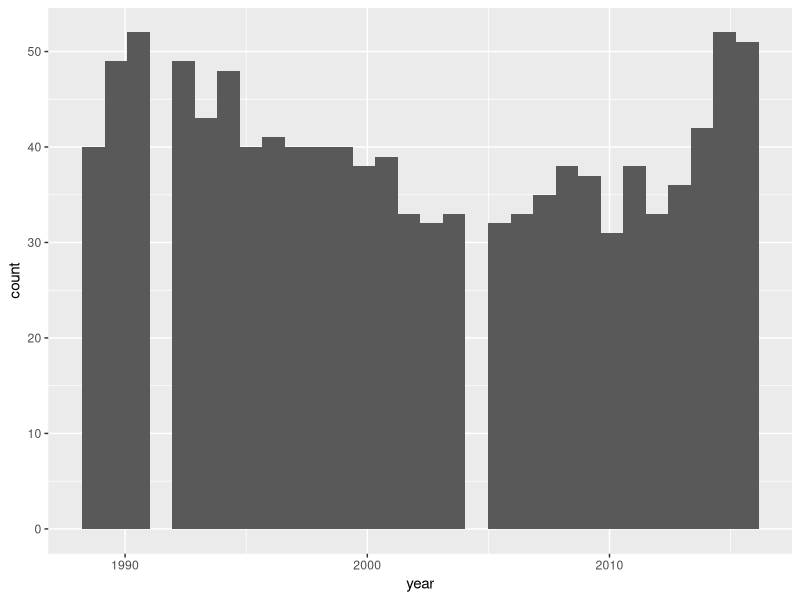
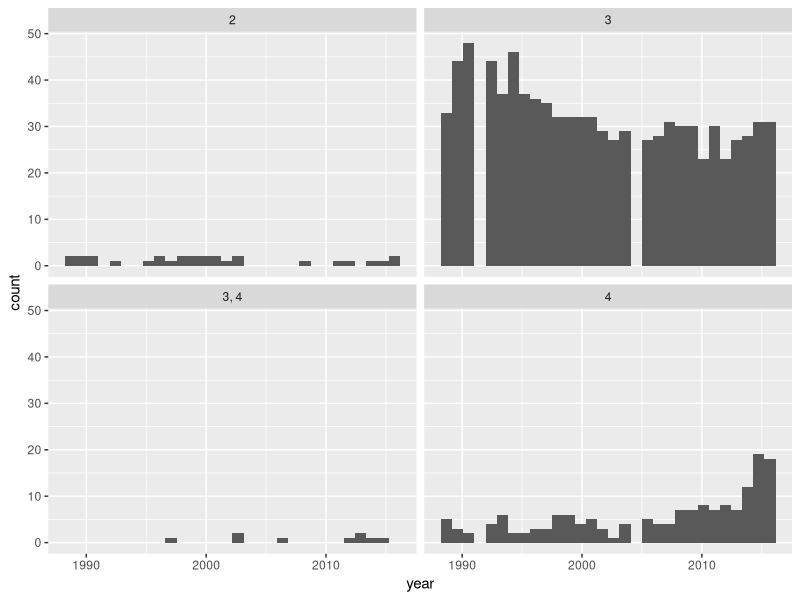
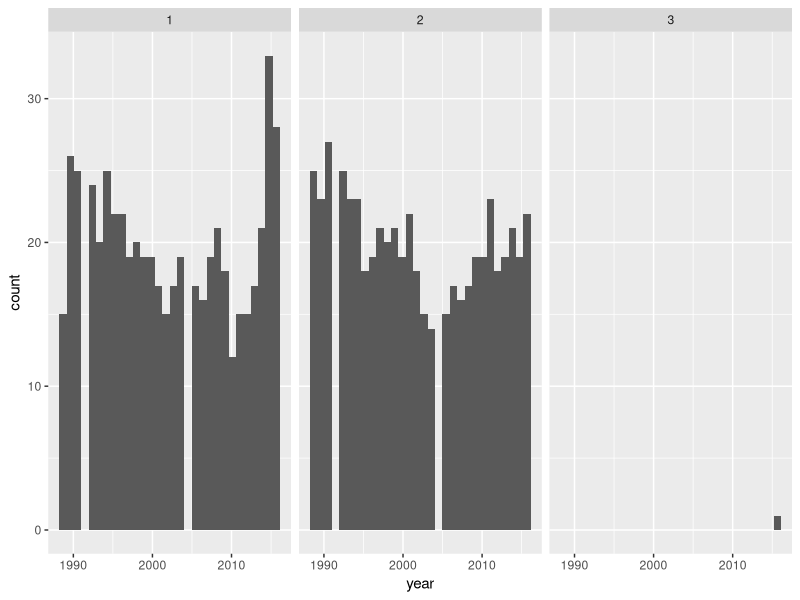
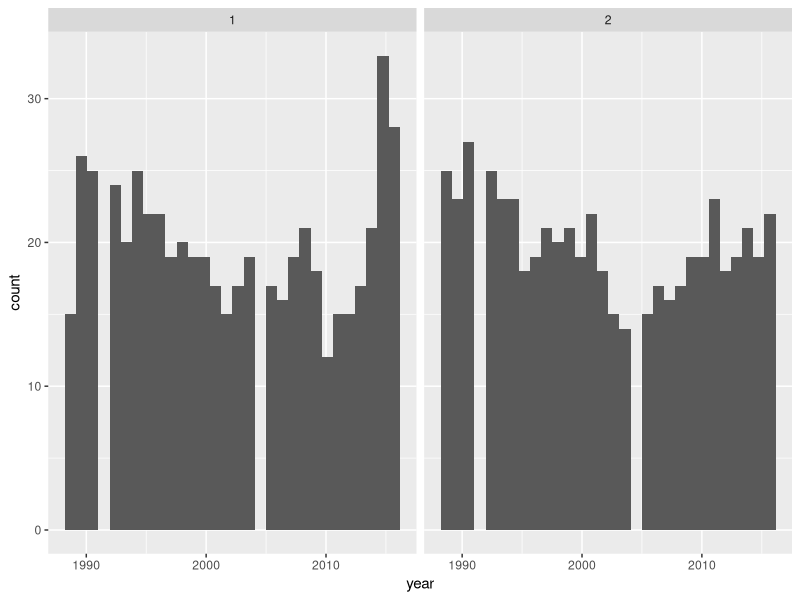
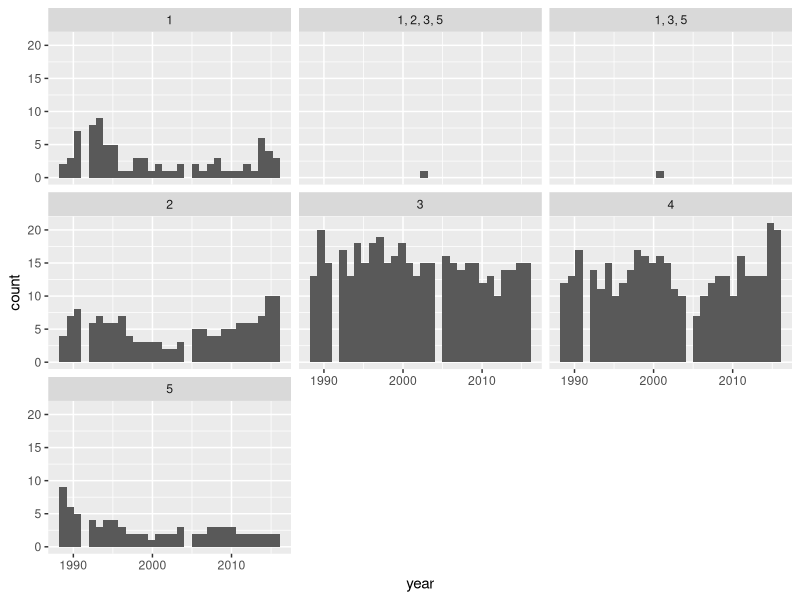
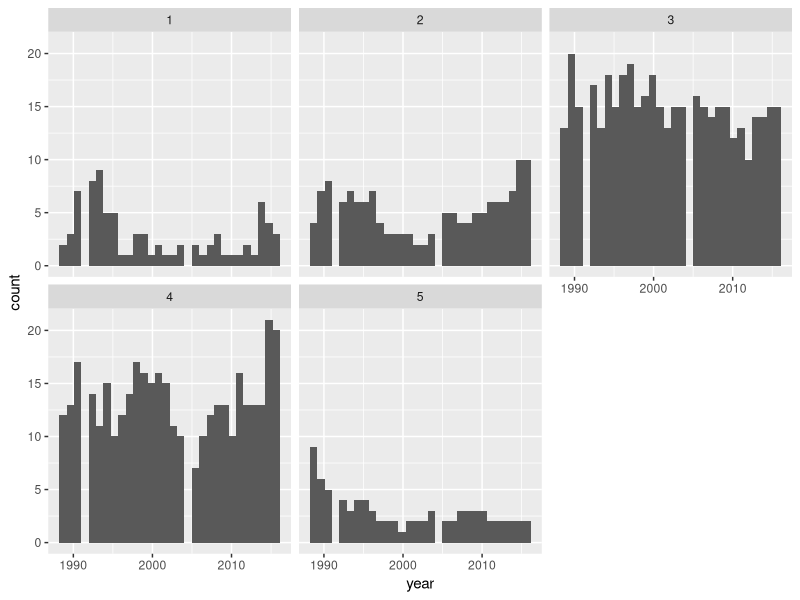
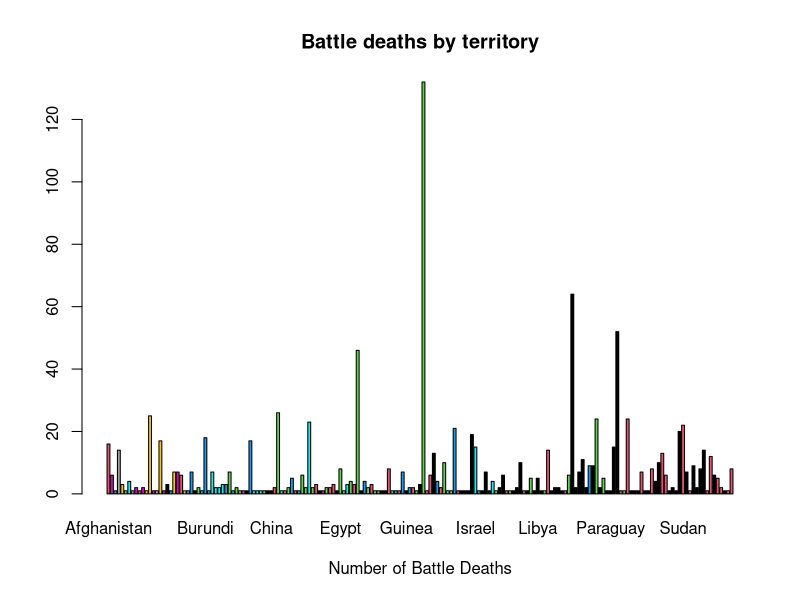
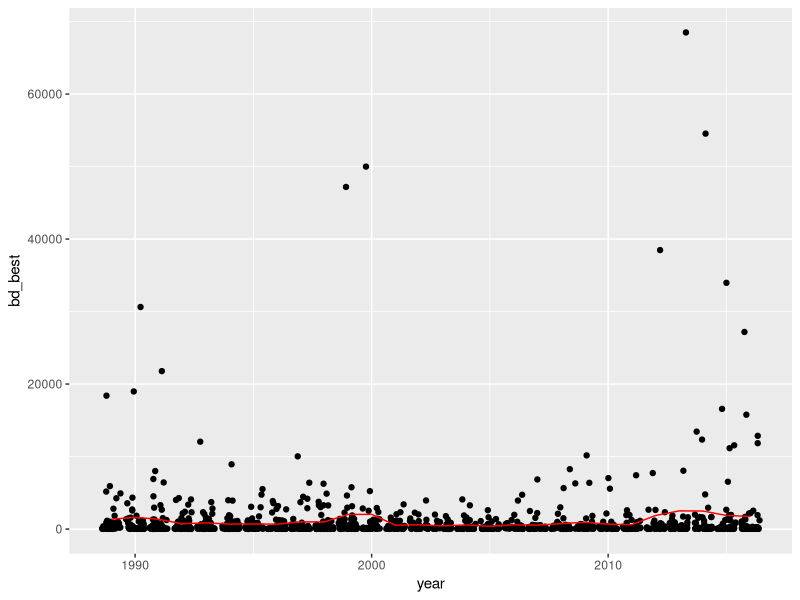

Write the R code that produced these figures, in order.
## ---- chunk 1
# Load all of the packages that you end up using in your analysis in this code
# chunk.

# Notice that the parameter "echo" was set to FALSE for this code chunk. This
# prevents the code from displaying in the knitted HTML output. You should set
# echo=FALSE for all code chunks in your file, unless it makes sense for your
# report to show the code that generated a particular plot.

# The other parameters for "message" and "warning" should also be set to FALSE
# for other code chunks once you have verified that each plot comes out as you
# want it to. This will clean up the flow of your report.

#install.packages('ggplot2')
library(ggplot2)

#install.packages('dplyr')
library(dplyr)

#install.packages("knitr")
library(knitr)
## ---- chunk 2
# Load the Data
bd <- read.csv('ucdp-brd-conf-172.csv')
head(bd)

#I ended up not using this set even though I would like to to collate the data per capital and per capita deaths
#gm <- readxl::read_excel('indicator gapminder population.xlsx')
#head(gm)
## ---- chunk 3
#First, let's look at what is in our dataset
names(bd)
## ---- chunk 4
#Plot data of battle deaths per year
ggplot(aes(x = year), data = bd) + geom_histogram()
# Filter by type of conflct.
ggplot(aes(x = year), data = bd) + geom_histogram() + 
  facet_wrap(~type_of_conflict)
## ---- chunk 5
# plot data
ggplot(aes(x = year), data = bd) + geom_histogram() + 
  facet_wrap(~incompatibility)
# Data cleaning 
bd = bd[!(bd$incompatibility==3),]
# replot data
ggplot(aes(x = year), data = bd) + geom_histogram() + 
  facet_wrap(~incompatibility)

## ---- chunk 6
#plot data
ggplot(aes(x = year), data = bd) + geom_histogram() + facet_wrap(~region)

#data clenaing
bd2 = bd[!(bd$region=="1, 3, 5") ,]

bd = bd2[!(bd2$region=="1, 2, 3, 5") ,]

#Replot data
ggplot(aes(x = year), data = bd) + geom_histogram() + facet_wrap(~region)

## ---- chunk 7
# Summary by territory
by(bd$bd_best, bd$battle_location, summary)

# Battle deaths by location
counts <- table(bd$bd_best)
locations <- table(bd$battle_location)
barplot(locations, main="Battle deaths by territory",
  xlab="Number of Battle Deaths", col=counts) 

## ---- chunk 8
ggplot(aes(x = year, y = bd_best), data = bd) + 
  geom_point(position = position_jitter(h = 0)) +  
  geom_line(stat = 'summary', fun.y = max, color = 'red') 

ggplot(aes(x = year, y = bd_best), data = bd) + 
  geom_point(position = position_jitter(h = 0)) + coord_trans(y = 'sqrt') + 
  geom_line(stat = 'summary', fun.y = max, color = 'red') 

ggplot(aes(x = year, y = bd_best), data = bd) + 
  geom_point(position = position_jitter(h = 0)) + coord_trans(y = 'log10') + 
  geom_line(stat = 'summary', fun.y = mean, color = 'red')

## ---- chunk 9
# by type of conflict
ggplot(aes(x = year, y = bd_best), data = bd) + geom_point() + 
  facet_wrap(~type_of_conflict)
# by incompatibility
ggplot(aes(x = year, y = bd_best), data = bd) + geom_point() + 
  facet_wrap(~incompatibility)
# by region
ggplot(aes(x = year, y = bd_best), data = bd) + geom_point() + 
  facet_wrap(~region) 
## ---- chunk 10
# by region boxplot
ggplot(aes(x = region, y = bd_best), data = bd) + geom_boxplot() 
# by sqrt
ggplot(aes(x = region, y = bd_best), data = bd) + geom_boxplot() + 
  coord_trans(y = 'sqrt')
# by log
ggplot(aes(x = region, y = bd_best), data = bd) + geom_boxplot() + 
  coord_trans(y = 'log10')
## ---- chunk 11
# by incompatibility boxplot
ggplot(aes(x = incompatibility, y = bd_best, group = incompatibility), data = bd) + 
  geom_boxplot()  
# by sqrt
ggplot(aes(x = incompatibility, y = bd_best, group = incompatibility), data = bd) + 
  geom_boxplot() + coord_trans(y = 'sqrt') 
# by log
ggplot(aes(x = incompatibility, y = bd_best, group = incompatibility), data = bd) + 
  geom_boxplot() + coord_trans(y = 'log10') 

## ---- chunk 12
# Collate data by year
year_group = group_by(bd, year)
bd_by_year <- summarise(year_group,
                          bd_best_mean = mean(bd_best),
                          bd_best_med = median(bd_best),
                          n = n())
head(bd_by_year)
# plot data, by mean
ggplot(aes(x = year, y = bd_best_mean), data = bd_by_year) + 
  geom_point(position = position_jitter(h = 0))
# plot data sqrt
ggplot(aes(x = year, y = bd_best_mean), data = bd_by_year) + 
  geom_point(position = position_jitter(h = 0)) + coord_trans(y = 'sqrt') 
# plot data log
ggplot(aes(x = year, y = bd_best_mean), data = bd_by_year) + 
  geom_point(position = position_jitter(h = 0)) + coord_trans(y = 'log10') 
# add trendline, mean
ggplot(aes(x = year, y = bd_best_mean), data = bd_by_year) + 
  geom_point(position = position_jitter(h = 0)) + coord_trans(y = 'sqrt') + 
  geom_line(stat = 'summary', fun.y = mean, color = 'red') 

# plot data, by median
ggplot(aes(x = year, y = bd_best_med), data = bd_by_year) + 
  geom_point(position = position_jitter(h = 0)) + coord_trans(y = 'log10') 
## ---- chunk 13
# group by year, type of conflict
ggplot(aes(x = year, y = bd_best), data = year_group) + 
  geom_point(position = position_jitter(h = 0))  + 
  facet_wrap(~type_of_conflict) + 
  geom_line(stat = 'summary', fun.y = mean, color = 'red')
# by sqrt axis
ggplot(aes(x = year, y = bd_best), data = year_group) + 
  geom_point(position = position_jitter(h = 0)) + coord_trans(y = 'sqrt') + 
  facet_wrap(~type_of_conflict) + 
  geom_line(stat = 'summary', fun.y = mean, color = 'red')
# by log axis
ggplot(aes(x = year, y = bd_best), data = year_group) + 
  geom_point(position = position_jitter(h = 0)) + coord_trans(y = 'log10') + 
  facet_wrap(~type_of_conflict) + 
  geom_line(stat = 'summary', fun.y = mean, color = 'red')
## ---- chunk 14
# group by year, incompatibility
ggplot(aes(x = year, y = bd_best), data = year_group) + 
  geom_point(position = position_jitter(h = 0)) + 
  facet_wrap(~incompatibility) + 
  geom_line(stat = 'summary', fun.y = mean, color = 'red')
# sqrt graph
ggplot(aes(x = year, y = bd_best), data = year_group) + 
  geom_point(position = position_jitter(h = 0)) + coord_trans(y = 'sqrt') + 
  facet_wrap(~incompatibility) + 
  geom_line(stat = 'summary', fun.y = mean, color = 'red')
# log graph
ggplot(aes(x = year, y = bd_best), data = year_group) + 
  geom_point(position = position_jitter(h = 0)) + coord_trans(y = 'log10') + 
  facet_wrap(~incompatibility) + 
  geom_line(stat = 'summary', fun.y = mean, color = 'red')
## ---- chunk 15
# plot by region
ggplot(aes(x = year, y = bd_best), data = year_group) + 
  geom_point(position = position_jitter(h = 0))  + 
  facet_wrap(~region) + geom_line(stat = 'summary', fun.y = mean, color = 'red')
# sqrt graph
ggplot(aes(x = year, y = bd_best), data = year_group) + 
  geom_point(position = position_jitter(h = 0)) + coord_trans(y = 'sqrt') + 
  facet_wrap(~region) + geom_line(stat = 'summary', fun.y = mean, color = 'red')
# log graph
ggplot(aes(x = year, y = bd_best), data = year_group) + 
  geom_point(position = position_jitter(h = 0)) + coord_trans(y = 'log10') + 
  facet_wrap(~region) + geom_line(stat = 'summary', fun.y = mean, color = 'red')
## ---- chunk 16
# Year and region
bd.year_region <- group_by(bd, year, region) %>%
  summarise(mean_bd_best2 = mean(bd_best),
            median_bd_best2t = median(bd_best),
            n = n())
  
head(bd.year_region)
# by mreans
ggplot(aes(x = year, y = mean_bd_best2), data = bd.year_region) + 
  geom_line(aes(color = region), stat = 'summary', fun.y = mean)
# by medians
ggplot(aes(x = year, y = median_bd_best2t), data = bd.year_region) + 
  geom_line(aes(color = region), stat = 'summary', fun.y = median)

## ---- chunk 17
#Year and incompatibility
bd.year_incomp <- group_by(bd, year, incompatibility) %>%
  summarise(mean_bd_best2 = mean(bd_best),
            median_bd_best2t = median(bd_best),
            n = n())
  
head(bd.year_incomp)
# by means
ggplot(aes(x = year, y = mean_bd_best2), data = bd.year_incomp) + 
  geom_line(aes(color = incompatibility, group = incompatibility), stat = 'summary', fun.y = mean)
# by medians
ggplot(aes(x = year, y = median_bd_best2t), data = bd.year_incomp) + 
  geom_line(aes(color = incompatibility, group = incompatibility), stat = 'summary', fun.y = mean)
## ---- chunk 18
# Year and conflict
bd.year_conf <- group_by(bd, year, type_of_conflict) %>%
  summarise(sum_bd_best2 = sum(bd_best),
            mean_bd_best2 = mean(bd_best),
            median_bd_best2t = median(bd_best),
            n = n())
  
head(bd.year_conf)
# by sum
ggplot(aes(x = year, y = sum_bd_best2), data = bd.year_conf) + 
  geom_line(aes(color = type_of_conflict), stat = 'summary', fun.y = sum)
# by median
ggplot(aes(x = year, y = median_bd_best2t), data = bd.year_conf) + 
  geom_line(aes(color = type_of_conflict), stat = 'summary', fun.y = median)
# by mean
ggplot(aes(x = year, y = mean_bd_best2), data = bd.year_conf) + 
  geom_line(aes(color = type_of_conflict), stat = 'summary', fun.y = mean)

## ---- chunk 19
gg1 <- ggplot(aes(x = year, y = bd_best), data = year_group) + 
  geom_point(position = position_jitter(h = 0)) + coord_trans(y = 'sqrt') + 
  facet_wrap(~type_of_conflict) + 
  geom_line(stat = 'summary', fun.y = mean, color = 'red') + 
  ggtitle("Average Battle Deaths by Conflict Type") + xlab('Year') + 
  ylab('Battle Deaths (number of deaths)') 

plot(gg1)
## ---- chunk 20
ggplot(aes(x = year, y = mean_bd_best2), data = bd.year_region) + 
  geom_line(aes(color = region), stat = 'summary', fun.y = mean) + 
  ggtitle("Average Battle Deaths by Region") + xlab('Year') + 
  ylab('Battle Deaths (number of deaths)')
## ---- chunk 21
ggplot(aes(x = year, y = bd_best_mean), data = bd_by_year) + 
  geom_point(position = position_jitter(h = 0)) + coord_trans(y = 'sqrt') + 
  ggtitle("Average Battle Deaths Total") + xlab('Year') + 
  ylab('Battle Deaths (number of deaths)')
